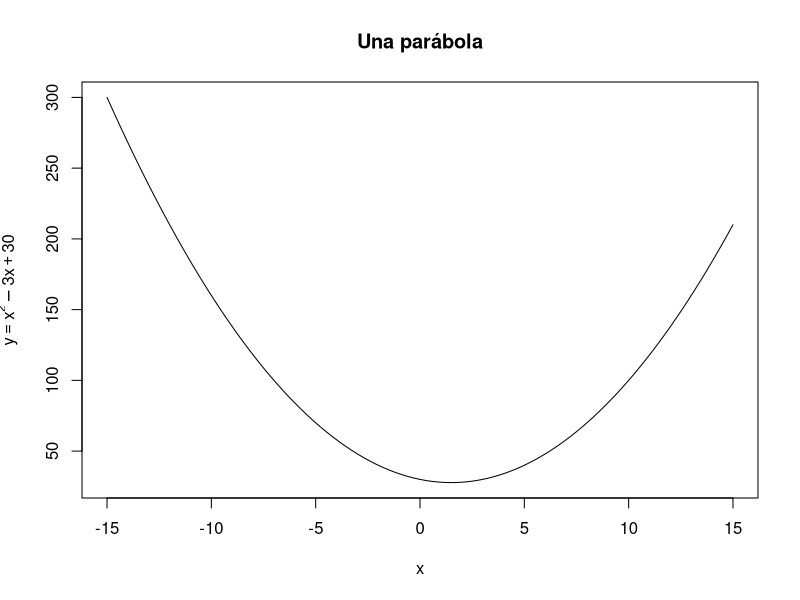
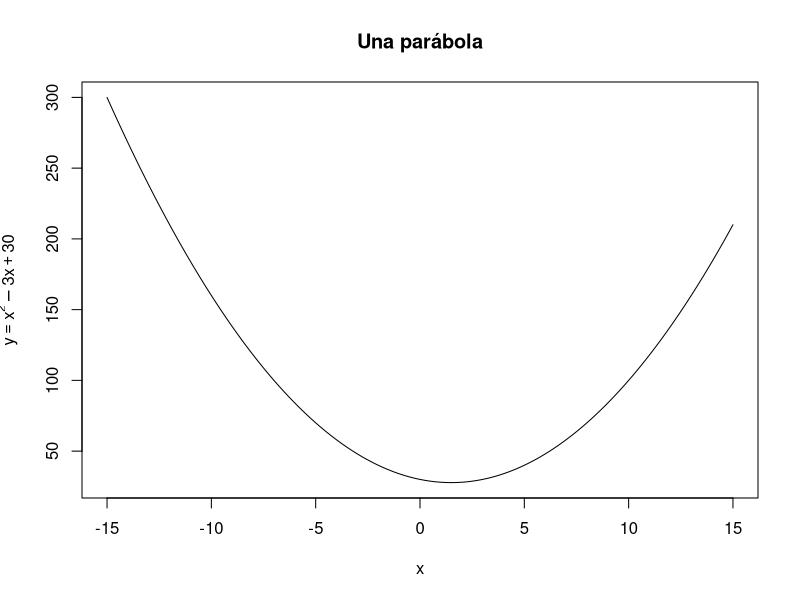
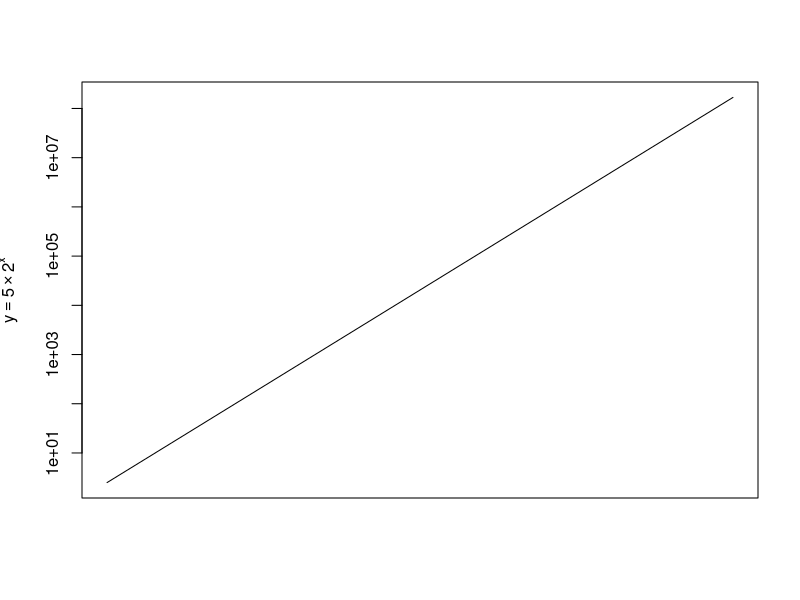
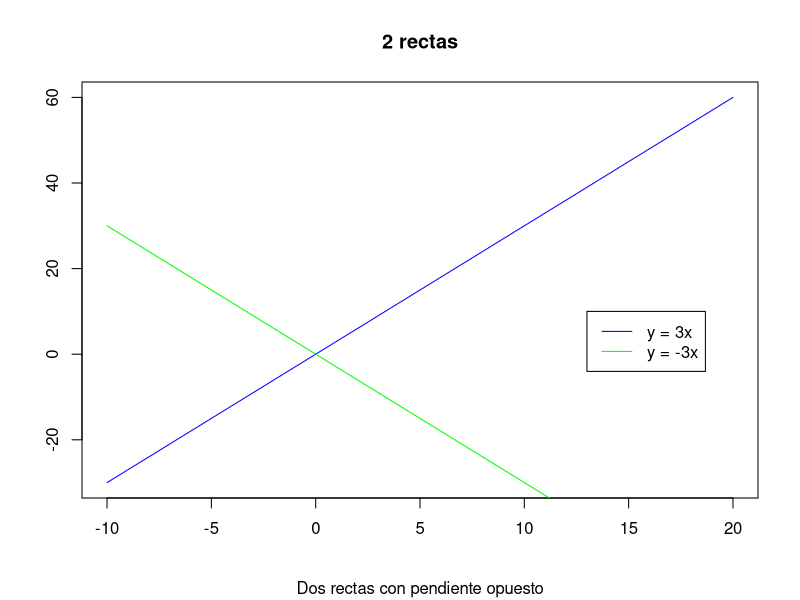
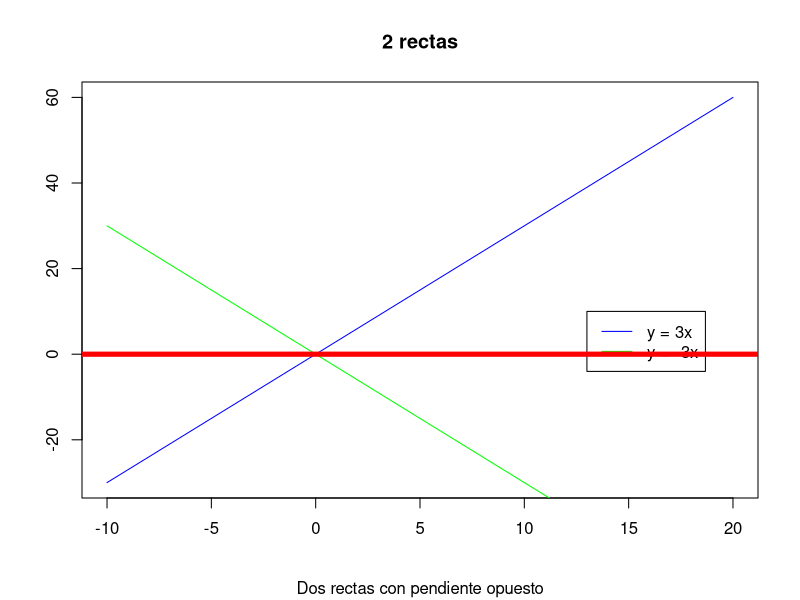
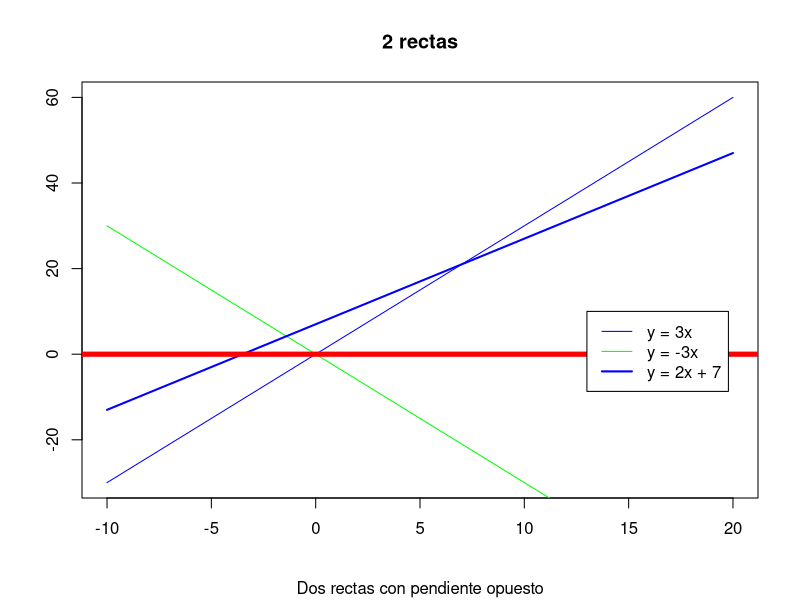

Here is the R script that generated these plots, in order:
## ---- chunk 1
knitr::opts_chunk$set(echo = TRUE)
## ---- chunk 2
curve(x^2 - 3*x + 30, from = -15, to = 15,
      main = "Una parábola",
      xlab = expression(x),
      ylab = expression(y == x^2 - 3*x + 30))

## ---- chunk 3
f <- function(x) {
  x^2 - 3*x + 30
}

x <- seq(-15, 15, length.out = 300)

y <- f(x)

plot(x, y, type = "l",
     main = "Una parábola",
     xlab = expression(x),
     ylab = expression(y == x^2 - 3*x + 30))

## ---- chunk 4
curve(5 * 2^x, from = -1, to = 25,
      log = "y",
      ylab = expression(y == 5 %*% 2^x),
      xaxt = "n",  
      xlab = "")
## ---- chunk 5
curve(3*x, from = -10, to = 20,
      col = "blue",
      main = "2 rectas",
      sub = "Dos rectas con pendiente opuesto",
      xlab = "", ylab = "")

curve(-3*x, from = -10, to = 20, add = TRUE, col = "green")

legend(x = 13, y = 10,
       legend = c("y = 3x", "y = -3x"),
       col = c("blue", "green"),
       lty = 1,
       box.lty = 1)
## ---- chunk 6
curve(3*x, from = -10, to = 20,
      col = "blue",
      main = "2 rectas",
      sub = "Dos rectas con pendiente opuesto",
      xlab = "", ylab = "")

curve(-3*x, from = -10, to = 20, add = TRUE, col = "green")

legend(x = 13, y = 10,
       legend = c("y = 3x", "y = -3x"),
       col = c("blue", "green"),
       lty = 1,
       box.lty = 1)

abline(h = 0, col = "red", lwd = 5)

## ---- chunk 7
curve(3*x, from = -10, to = 20,
      col = "blue",
      lwd = 1,
      main = "2 rectas",
      sub = "Dos rectas con pendiente opuesto",
      xlab = "", ylab = "")

curve(-3*x, from = -10, to = 20, add = TRUE, col = "green", lwd = 1)

curve(2*x + 7, from = -10, to = 20, add = TRUE, col = "blue", lwd = 2)

abline(h = 0, col = "red", lwd = 5)

legend(x = 13, y = 10,
       legend = c("y = 3x", "y = -3x", "y = 2x + 7"),
       col = c("blue", "green", "blue"),
       lty = 1,
       lwd = c(1, 1, 2),
       box.lty = 1)

